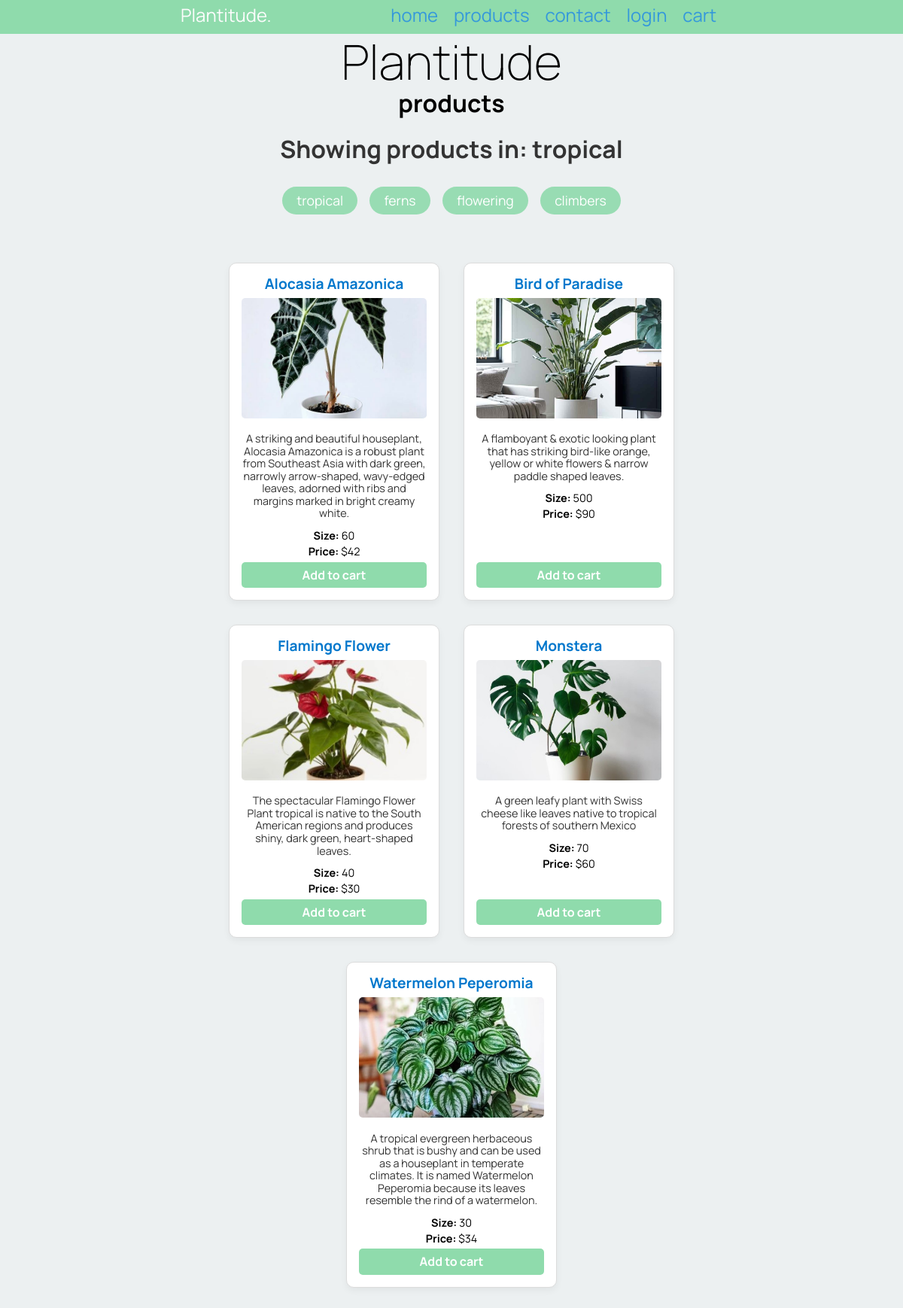
/products/1, run on the app's committed database.
### tables this page shows
CREATE TABLE category (id INTEGER PRIMARY KEY, name TEXT);

CREATE TABLE products (id INTEGER PRIMARY KEY, name TEXT (30), description TEXT (300), size TEXT (6), image BLOB (30), price INTEGER, cat_id INTEGER);

### main.py (the view)
@app.route('/products/<cat_id>')
def render_products_page(cat_id):
  if 'order' not in session:
    session['order'] = []
  con = create_connection(DATABASE)
  query = "SELECT * FROM category"
  cur = con.cursor()
  cur.execute(query)
  category_list = cur.fetchall()
  print(category_list)
  cur.execute("SELECT name FROM category WHERE id=?", (cat_id))
  result = cur.fetchone()
  selected_category_name = result[0] if result else None
  query = "SELECT * FROM products WHERE cat_id =? ORDER BY name"
  cur = con.cursor()
  cur.execute(query, (cat_id, ))
  product_list = cur.fetchall()
  con.close()
  if not product_list:
    return redirect("/products_not_found")
  print(product_list)
  return render_template('products.html', categories = category_list, products = product_list, logged_in=is_logged_in(), ordering=is_ordering(), selected_category_name=selected_category_name)

### main.py (called while the page is built)
def create_connection(db_file):
  try:
    connection = sqlite3.connect(db_file)
    return connection
  except Error as e:
    print(e)
  return None

def is_logged_in():
  if session.get("email") is None:
    print("not logged in")
    return False
  else:
    print("logged in")
    return True

def is_ordering():
  if session.get("order") is None:
    print("Not ordering")
    return False
  else:
    print("Ordering")
    return True

### templates/products.html
{% extends 'base.html' %}
{% block pageheading %}
products
  {% if selected_category_name %}
    <h2 class="category-selected">Showing products in: {{ selected_category_name }}</h2>
  {% endif %}
{% endblock %}
{% block main %}
<div class="category-products">
  <ul class="category-menu">
    {% for category in categories %}
    <li><a href="/products/{{ category[0] }}" class="category-item">{{ category[1] }}</a></li>
    {% endfor %}
  </ul>
</div>
<div class="product-gallery">
  {% for product in products %}
  <div class="product-card">
    <a href="/product/{{ product[0] }}">
      <h3 class="product-title">{{ product[1] }}</h3>
      <img src="/static/images/{{ product[4] }}.jpg" alt="{{ product[1] }}" class="product-image">
    </a>
    <p class="product-description">{{ product[2] }}</p>
    <p class="product-info"><strong>Size:</strong> {{ product[3] }}</p>
    <p class="product-info"><strong>Price:</strong> ${{ product[5] }}</p>
    {% if ordering %}
    <a class="add-to-cart" href="/add_to_cart/{{ product[0] }}">Add to cart</a>
    {% endif %}
  </div>
  {% endfor %}
</div>
{% endblock %}

### templates/base.html (shortened to what this page needs)
<!DOCTYPE html>
<html>
<head>
    <link rel="stylesheet" href="https://cdnjs.cloudflare.com/ajax/libs/normalize/8.0.1/normalize.css"/>
    <link href="{{ url_for('static', filename='plants.css') }}" rel="stylesheet">
</head>
<body>
<nav>
    <div class="container">
        <div class="navbar-brand">Plantitude.</div>
        <div class="navbar-links">
            <a href="/">home</a>
            <a href="/products/1">products</a>
            <a href="/contact">contact</a>
          {% if logged_in %}
          <a href ="/logout">logout</a>
          <a href ="/admin">admin</a>
          {% else %}
          <a href="/login">login</a>
          {% endif %}
          {% if ordering %}
          <a href="/cart">cart</a>
          {% else %}
          <a href="/products/1?order=start">order</a>
          {% endif %}
        </div>
    </div>
</nav>
<div class="container">
    <header>
        <h1>Plantitude</h1>
        <h2>{% block pageheading %}{% endblock %}</h2>
    </header>
    <main>
        {% block main %}
        {% endblock %}
    </main>
</div>
</body>
</html>

### static/plants.css (style rules this page uses)
* { font-family: 'Manrope', sans-serif; padding: 0; margin: 0; box-sizing: border-box; }
body { background-color: rgba(236, 240, 241, 1.0); }
.container { width: 60vw; margin: auto; }
.container::after { content: ""; clear: both; display: table; }
img { max-width: 100%; }
h1 { text-align: center; font-weight: 200; font-size: 4rem; margin: 0; }
h2 { font-size: 2rem; text-align: center; margin: 0 0 0.5rem 0; }
nav { background-color: rgba(143, 219, 172); text-align: center; font-size: 1.5rem; padding-top: 0.4rem; padding-bottom: 0.7rem; color: rgba(252, 252, 252); }
.navbar-brand { display: inline; float: left; }
.navbar-links { display: inline; float: right; }
nav a { padding: 0 0.5rem; font-size: 1.5rem; }
a, a:visited { color: rgba(52, 152, 219, 1.0); text-decoration: none; }
.product-gallery { display: flex; flex-wrap: wrap; gap: 2rem; justify-content: center; padding: 2rem; }
.product-card { width: 280px; background-color: white; border: 1px solid #dcdcdc; border-radius: 10px; box-shadow: 0 4px 10px rgba(0, 0, 0, 0.05); padding: 1rem; text-align: center; font-family: 'Manrope', sans-serif; display: flex; flex-direction: column; justify-content: space-between; transition: transform 0.2s ease; }
.product-title { font-size: 1.2rem; color: #0077cc; margin-bottom: 0.5rem; }
.product-image { width: 100%; height: 160px; object-fit: cover; border-radius: 5px; margin-bottom: 1rem; }
.product-description { font-size: 0.9rem; color: #333; margin-bottom: 0.8rem; }
.product-info { font-size: 0.9rem; margin-bottom: 0.3rem; }
.add-to-cart { margin-top: auto; padding: 0.5rem 1rem; background-color: rgba(143, 219, 172); color: white; border: none; border-radius: 5px; font-weight: bold; text-decoration: none; display: inline-block; transition: background-color 0.2s ease; }
.category-products { margin: 2rem auto; text-align: center; }
.category-menu { list-style-type: none; padding: 0; display: flex; justify-content: center; flex-wrap: wrap; gap: 1rem; margin: 0; }
.category-menu li { list-style: none; }
.category-item { display: inline-block; background-color: rgba(143, 219, 172, 0.9); color: white; padding: 0.5rem 1.2rem; border-radius: 25px; font-size: 1.1rem; transition: background-color 0.3s ease, transform 0.2s ease; text-decoration: none; }
.category-selected { text-align: center; font-size: 2rem; margin: 1.5rem 0; color: #333; }

### data on the page
category: name "tropical"
category: name "ferns"
category: name "flowering"
category: name "climbers"
products: name "Alocasia Amazonica", image (picture), description "A striking and beautiful houseplant, Alocasia Amazonica is a robust plant from Southeast Asia with dark green, narrowly arrow-shaped, wavy-edged leaves, adorned with ribs and margins marked in bright creamy white.", size "60", price "42"
products: name "Bird of Paradise", image (picture), description "A flamboyant & exotic looking plant that has striking bird-like orange, yellow or white flowers & narrow paddle shaped leaves.", size "500", price "90"
products: name "Flamingo Flower", image (picture), description "The spectacular Flamingo Flower Plant tropical is native to the South American regions and produces shiny, dark green, heart-shaped leaves.", size "40", price "30"
products: name "Monstera", image (picture), description "A green leafy plant with Swiss cheese like leaves native to tropical forests of southern Mexico", size "70", price "60"
products: name "Watermelon Peperomia", image (picture), description "A tropical evergreen herbaceous shrub that is bushy and can be used as a houseplant in temperate climates. It is named Watermelon Peperomia because its leaves resemble the rind of a watermelon.", size "30", price "34"
